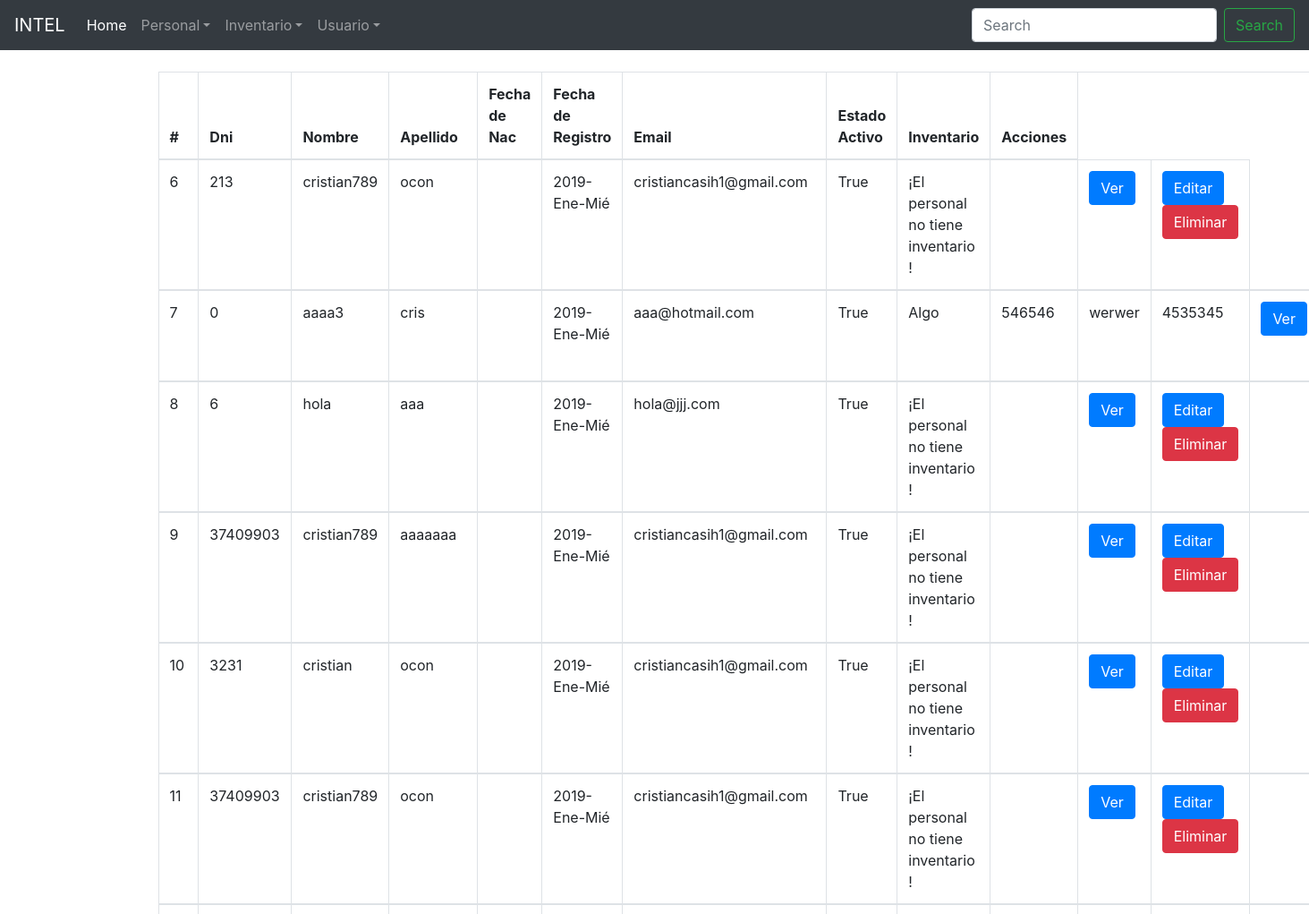
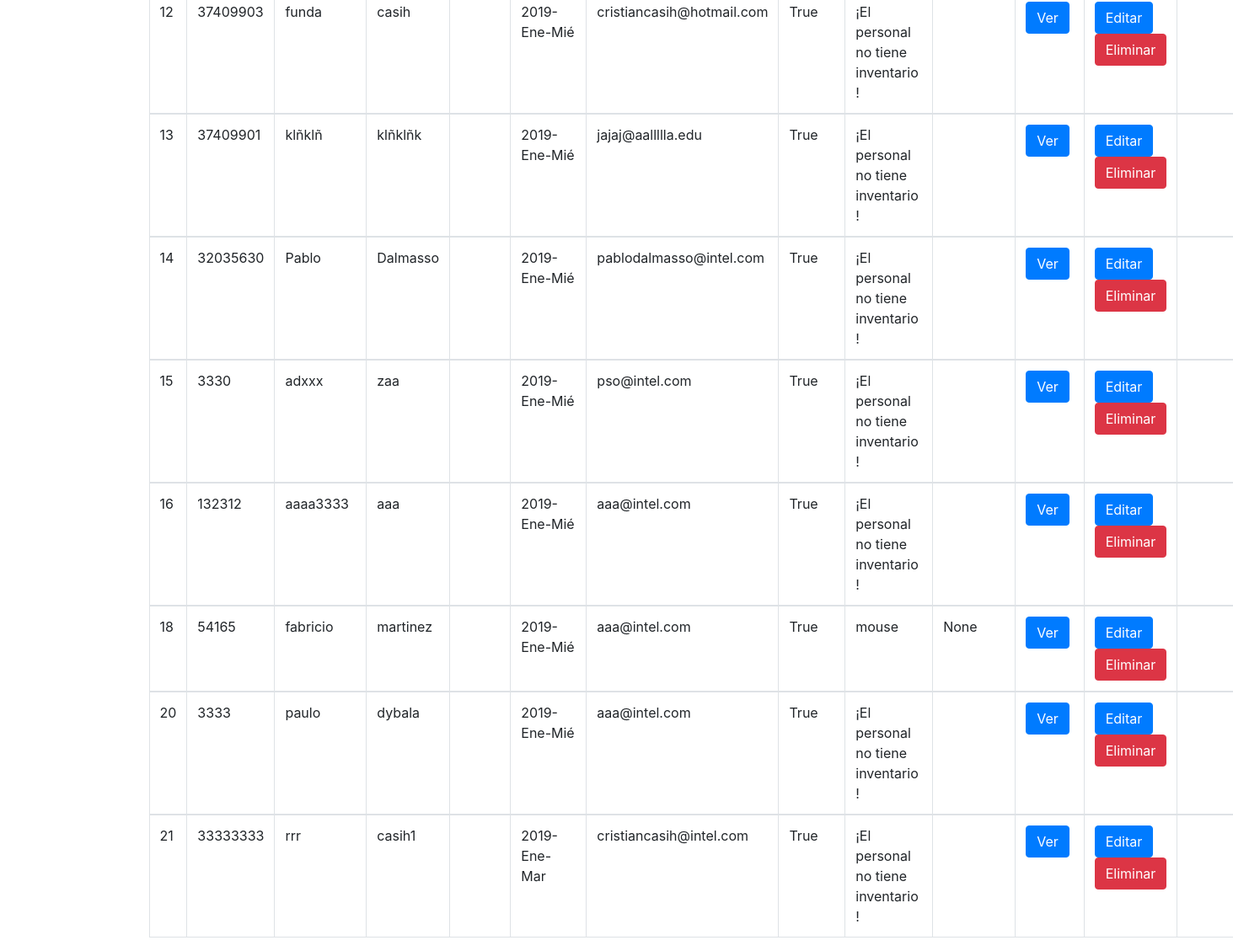
/gestion/personal/, run on the app's committed database (2 pictures, top to bottom).
### gestion/models.py (models this page shows, shortened)
class Personal(models.Model):
    dni = models.IntegerField(default=0, null=True, blank= True)
    nombre = models.CharField(max_length=100, null=True, blank=True)
    apellido = models.CharField(max_length=100, null=True, blank=True)
    fecha_nacimiento = models.DateField(null=True, blank=True)
    fecha_registro = models.DateTimeField(auto_now_add=True,null=True, blank=True)
    email = models.EmailField()
    estadoactivo = models.BooleanField(default=True,null=True, blank=True, editable=True)

class Inventario(models.Model):
    personal = models.ForeignKey(Personal, on_delete=models.CASCADE,)
    nombre = models.CharField(max_length=100, null=True, blank=True)
    numeroserie = models.IntegerField(null=True, blank=True)
    estadoactivo = models.BooleanField(default=True,null=True, blank=True, editable=True)
    descripcion = models.TextField()

### gestion/views.py (the view)
# urls.py: path('personal/', views.PersonalList.as_view(), name ='personal_list'),
class PersonalList(ListView):
    model = Personal
    template_name = 'gestion/personal_list.html'
    def get_queryset(self):
        return Personal.objects.filter(estadoactivo=True).order_by('id')

### templates/gestion/personal_list.html (shortened to what this page needs)
{% extends "base/base.html" %}
{% load crispy_forms_tags %}
{% block content %}
<table class="table table-bordered" action="." method="post">{% csrf_token %}
    <thead>
        <th>#</th>
        <th>Dni</th>
        <th>Nombre</th>
        <th>Apellido</th>
        <th>Fecha de Nac</th>
        <th>Fecha de Registro</th>
        <th>Email</th>
        <th>Estado Activo</th>
        <th>Inventario</th>
        <th>Acciones</th>
    </thead>
    <tbody>
    {% for personal in object_list %}
    <tr>
        <td> {{ personal.id }}</td>
        <td> {{ personal.dni }}</td>
        <td> {{ personal.nombre }} </td>
        <td> {{ personal.apellido }}</td>
        <td> {{ personal.fecha_nacimiento|date:"Y-M-D" }} </td>
        <td> {{ personal.fecha_registro|date:"Y-M-D" }} </td>
        <td> {{ personal.email }} </td>
        <td> {{ personal.estadoactivo }} </td>
    {% for inventario in personal.inventario_set.all %}
        <td>{{ inventario.nombre }}</td>
        <td>{{ inventario.numeroserie }}</td>
    {% empty %}
        <td>¡El personal no tiene inventario !</td>
        <td></td>
    {% endfor %}
        <td>
             <a class="btn btn-primary"  href="{% url 'gestion:personal_inv' pk=personal.id%}">Ver</a>
        </td>
        <td>
            <a class="btn btn-primary" href="{% url 'gestion:personal_form' pk=personal.id%}">Editar</a>
            <a class="btn btn-danger" href="{% url 'gestion:personal_delete' pk=personal.id%}">Eliminar</a>
        </td>
    </tr>
    </tbody>
    {% endfor %}
    </table>
{% endblock %}

### templates/base/base.html (shortened to what this page needs)
<!doctype html>
{% load static %}
<html lang="en">
  <head>
    <link href="{% static 'css/bootstrap.min.css' %}" rel="stylesheet">
    <link href="{% static 'navbar-top.css' %}" rel="stylesheet">
  </head>
  <body>
    {% include "base/navbar.html"%}
    <div role="main" class="container">
    {% block content %}{% endblock%}
    </div>
  </body>
</html>

### templates/base/navbar.html (shortened to what this page needs)
    <nav class="navbar navbar-expand-md navbar-dark bg-dark mb-4">
      <a class="navbar-brand" href="#">INTEL</a>
      <div class="collapse navbar-collapse" id="navbarCollapse">
        <ul class="navbar-nav mr-auto">
          <li class="nav-item active">
            <a class="nav-link" href="/gestion">Home <span class="sr-only">(current)</span></a>
          </li>
          <li class="nav-item dropdown">
            <a class="nav-link dropdown-toggle" href="#" role="button" data-toggle="dropdown" >Personal</a>
          </li>
          <li class="nav-item dropdown">
            <a class="nav-link dropdown-toggle" href="#" role="button" data-toggle="dropdown" >Inventario</a>
          </li>
          <li class="nav-item dropdown">
            <a class="nav-link dropdown-toggle" href="#" role="button" data-toggle="dropdown" >Usuario</a>
          </li>        </ul>
        <form class="form-inline mt-2 mt-md-0">
          <input class="form-control mr-sm-2" type="text" placeholder="Search" aria-label="Search">
          <button class="btn btn-outline-success my-2 my-sm-0" type="submit">Search</button>
        </form>
      </div>
    </nav>

### static/css/navbar-top.css (style rules this page uses)
body { min-height: 75rem; }

### data on the page
Personal: id "6", dni "213", nombre "cristian789", apellido "ocon", fecha_registro "2019-Ene-Mié", email "cristiancasih1@gmail.com", estadoactivo "True"
Personal: id "7", dni "0", nombre "aaaa3", apellido "cris", fecha_registro "2019-Ene-Mié", email "aaa@hotmail.com", estadoactivo "True"
Inventario: nombre "Algo", numeroserie "546546"
Inventario: nombre "werwer", numeroserie "4535345"
Personal: id "8", dni "6", nombre "hola", apellido "aaa", fecha_registro "2019-Ene-Mié", email "hola@jjj.com", estadoactivo "True"
Personal: id "9", dni "37409903", nombre "cristian789", apellido "aaaaaaa", fecha_registro "2019-Ene-Mié", email "cristiancasih1@gmail.com", estadoactivo "True"
Personal: id "10", dni "3231", nombre "cristian", apellido "ocon", fecha_registro "2019-Ene-Mié", email "cristiancasih1@gmail.com", estadoactivo "True"
Personal: id "11", dni "37409903", nombre "cristian789", apellido "ocon", fecha_registro "2019-Ene-Mié", email "cristiancasih1@gmail.com", estadoactivo "True"
Personal: id "12", dni "37409903", nombre "funda", apellido "casih", fecha_registro "2019-Ene-Mié", email "cristiancasih@hotmail.com", estadoactivo "True"
Personal: id "13", dni "37409901", nombre "klñklñ", apellido "klñklñk", fecha_registro "2019-Ene-Mié", email "jajaj@aallllla.edu", estadoactivo "True"
Personal: id "14", dni "32035630", nombre "Pablo", apellido "Dalmasso", fecha_registro "2019-Ene-Mié", email "pablodalmasso@intel.com", estadoactivo "True"
Personal: id "15", dni "3330", nombre "adxxx", apellido "zaa", fecha_registro "2019-Ene-Mié", email "pso@intel.com", estadoactivo "True"
Personal: id "16", dni "132312", nombre "aaaa3333", apellido "aaa", fecha_registro "2019-Ene-Mié", email "aaa@intel.com", estadoactivo "True"
Personal: id "18", dni "54165", nombre "fabricio", apellido "martinez", fecha_registro "2019-Ene-Mié", email "aaa@intel.com", estadoactivo "True"
Inventario: nombre "mouse", numeroserie "None"
Personal: id "20", dni "3333", nombre "paulo", apellido "dybala", fecha_registro "2019-Ene-Mié", email "aaa@intel.com", estadoactivo "True"
Personal: id "21", dni "33333333", nombre "rrr", apellido "casih1", fecha_registro "2019-Ene-Mar", email "cristiancasih@intel.com", estadoactivo "True"
